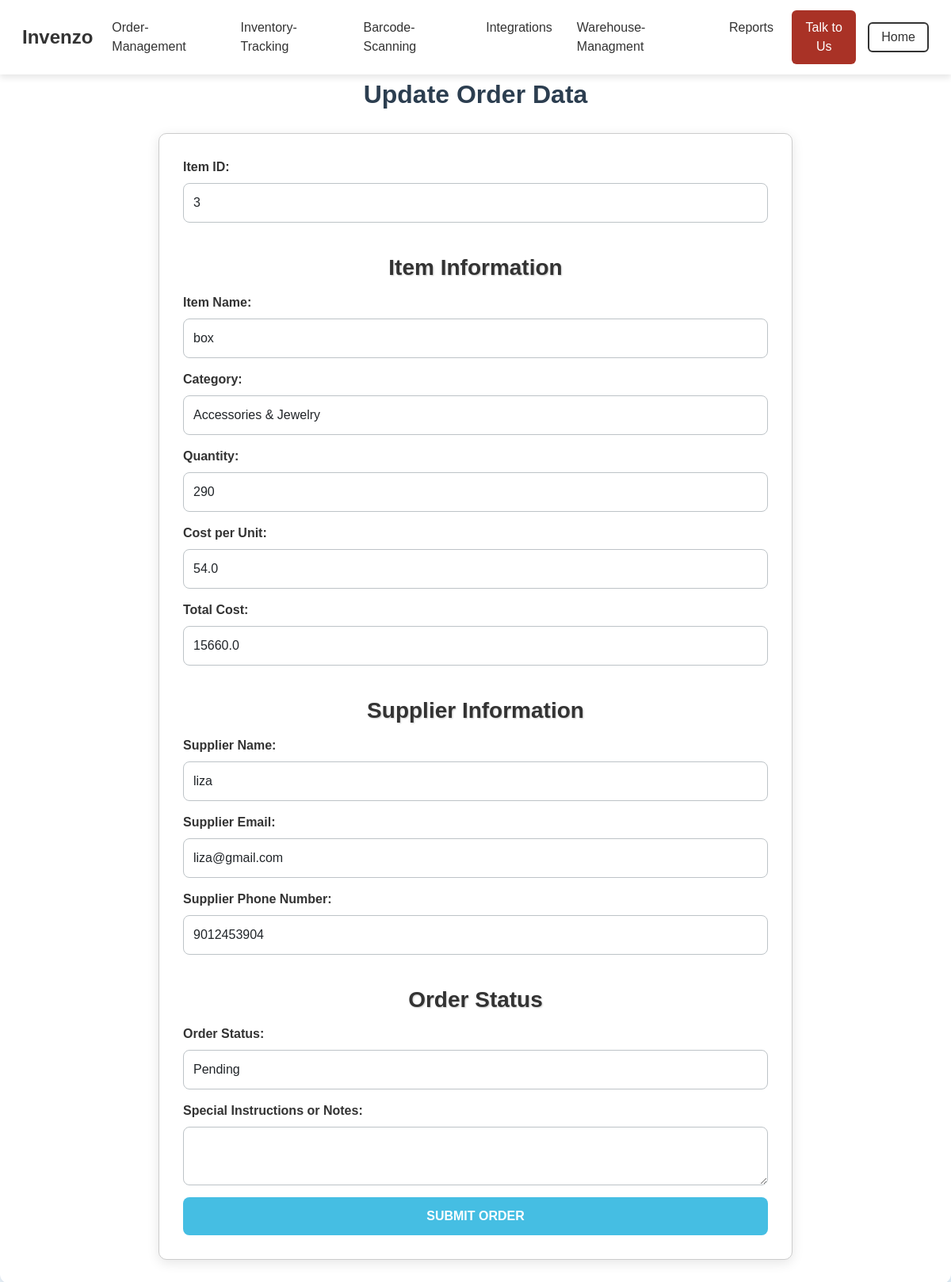
The app's page /update/3 (signed in) with its own data.
### app.py (models this page shows, shortened)
class InventoryItem(db.Model):
    id = db.Column(db.Integer, primary_key=True, autoincrement=True)
    item_id = db.Column(db.Integer, nullable=False)
    item_name = db.Column(db.String(100), nullable=False)
    item_category = db.Column(db.String(100), nullable=False)
    quantity = db.Column(db.Integer, nullable=False)
    cost_per_unit = db.Column(db.Float, nullable=False)
    total_cost = db.Column(db.Float, nullable=False)
    supplier_name = db.Column(db.String(100), nullable=False)
    supplier_email = db.Column(db.String(100), nullable=False)
    supplier_phone = db.Column(db.String(100), nullable=False)
    order_status = db.Column(db.String(50), nullable=False)
    notes = db.Column(db.Text, nullable=True)
    barcode_number = db.Column(db.String(20), nullable=False)
    user_id = db.Column(db.Integer, db.ForeignKey('user.id'), nullable=False)

### app.py (the view, shortened to what this page needs)
@app.route('/update/<int:id>', methods=["GET", "POST"])
@login_required
def update_item(id):
    item = InventoryItem.query.get_or_404(id)
    return render_template('update_order.html', item=item)

### app.py (called while the page is built)
def login_required(f):
    @wraps(f)
    def decorated_function(*args, **kwargs):
        if "user" not in session:  # If no user is logged in
            flash("Please log in to access this page.", "warning")
            return redirect(url_for('login'))  # Redirect to login page
        return f(*args, **kwargs)
    return decorated_function

### templates/update_order.html (shortened to what this page needs)
<!DOCTYPE html>
<html lang="en">
<head>
    <link href="https://cdn.jsdelivr.net/npm/bootstrap@5.3.0/dist/css/bootstrap.min.css" rel="stylesheet">
    <link rel="stylesheet" href="{{ url_for('static', filename='css/styles.css') }}">
    <link rel="stylesheet" href="{{ url_for('static', filename='css/order_management.css') }}">
</head>
</head>
<body>
<nav class="navbar navbar-expand-lg navbar-light bg-white">
    <div class="container-fluid">
        <a class="navbar-brand d-flex align-items-center" href="{{ url_for('home') }}">
            <strong class="brand-name">Invenzo</strong>
        </a>
        <div class="collapse navbar-collapse justify-content-end" id="navbarNav">
            <ul class="navbar-nav">
                <li class="nav-item"><a class="nav-link" href="{{ url_for('order_management') }}">Order-Management</a></li>
                <li class="nav-item"><a class="nav-link" href="{{ url_for('inventory') }}">Inventory-Tracking</a></li>
                <li class="nav-item"><a class="nav-link" href="{{ url_for('barcodes') }}">Barcode-Scanning</a></li>
                <li class="nav-item"><a class="nav-link" href="{{ url_for('integrations2') }}">Integrations</a></li>
                <li class="nav-item"><a class="nav-link" href="{{ url_for('warehouse_management') }}">Warehouse-Managment</a></li>
                <li class="nav-item"><a class="nav-link" href="{{ url_for('reports') }}">Reports</a></li>
                <li class="nav-item"><a class="nav-link btn btn-primary text-white" href="{{ url_for('team') }}">Talk to Us</a></li>
            </ul>
        </div>
        <div class="collapse navbar-collapse justify-content-end" id="navbarNav">
            <a href="{{ url_for('home') }}" class="btn btn-outline-dark">Home</a>
        </div>
    </div>
</nav>
            <div class="container">
                <h2> Update Order Data</h2>
                <form action="{{url_for('update_item',id=item.id)}}" method="POST">
                    <div class="col-12">
                        <label for="item-id" class="form-label">Item ID:</label>
                        <input type="number" id="item-id" name="item_id" class="form-control" value="{{item.id}}" required>
                    </div>
                    <h3>Item Information</h3>
                    <div class="col-12">
                        <label for="item-name" class="form-label">Item Name:</label>
                        <input type="text" id="item-name" name="item_name" class="form-control"  value="{{item. item_name}}" required>
                    </div>
                    <div class="col-12">
                        <label for="item-category" class="form-label">Category:</label>
                        <select id="item-category" name="item_category" class="form-control" required>
                            {% for category in categories|sort %}
                                <option value="{{ category }}" {% if item.item_category == category %}selected{% endif %}>
                                    {{ category }}
                                </option>
                            {% endfor %}
                        </select>
                    </div>
                    <div class="col-12">
                        <label for="quantity" class="form-label">Quantity:</label>
                        <input type="number" id="quantity" name="quantity" class="form-control"  value="{{item.quantity}}" oninput="calculateTotalCost()" required>
                    </div>
                    <div class="col-12">
                        <label for="cost-per-unit" class="form-label">Cost per Unit:</label>
                        <input type="number" id="cost-per-unit" name="cost_per_unit" class="form-control" step="0.01"  value="{{item.cost_per_unit}}" oninput="calculateTotalCost()" required>
                    </div>
                    <div class="col-12">
                        <label for="total-cost" class="form-label">Total Cost:</label>
                        <input type="number" id="total-cost" name="total_cost" class="form-control" step="0.01"  value="{{item.total_cost}}" required>
                    </div>
                    <h3>Supplier Information</h3>
                    <div class="col-12">
                        <label for="supplier-name" class="form-label">Supplier Name:</label>
                        <input type="text" id="supplier-name" name="supplier_name" class="form-control"  value="{{item.supplier_name}}" required>
                    </div>
                    <div class="col-12">
                        <label for="supplier-email" class="form-label">Supplier Email:</label>
                        <input type="email" id="supplier-email" name="supplier_email" class="form-control"  value="{{item.supplier_email}}" required>
                    </div>
                    <div class="col-12">
                        <label for="supplier-phone" class="form-label">Supplier Phone Number:</label>
                        <input type="text" id="supplier-phone" name="supplier_phone" class="form-control"  value="{{item. supplier_phone}}" required>
                    </div>
                    <h3>Order Status</h3>
                    <div class="col-12">
                        <label for="order-status" class="form-label">Order Status:</label>
                        <select id="order-status" name="order_status" class="form-control"  value="{{item. order_status}}" required>
                            <option value="pending">Pending</option>
                        </select>
                    </div>
                    <div class="col-12">
                        <label for="notes" class="form-label">Special Instructions or Notes:</label>
                        <textarea id="notes" name="notes" class="form-control"  value="{{item. notes}}"></textarea>
                    </div>
                    <div class="col-12">
                        <button type="submit" class="button btn-primary">Submit Order</button>
                    </div>
                </form>
            </div>
<link href="https://cdn.jsdelivr.net/npm/select2@4.0.13/dist/css/select2.min.css" rel="stylesheet" />
</body>
</html>

### static/css/styles.css (style rules this page uses)
.navbar { padding: 0.8rem 1rem; font-family: 'Poppins', sans-serif; position: fixed; top: 0; left: 0; right: 0; z-index: 9999; background-color: #ffffff; box-shadow: 0 4px 8px rgba(0, 0, 0, 0.1); }
body { padding-top: 80px; }
.navbar-brand .brand-name { font-size: 24px; font-weight: 600; color: #333; }
.navbar-nav { font-size: 16px; }
.nav-item .nav-link { color: #333; margin-right: 15px; padding: 10px 0; transition: color 0.3s ease; }
.navbar-nav .nav-item:last-child { margin-right: 0; }
.form-control { width: 200px; transition: width 0.3s ease; }
.btn-outline-dark { border: 2px solid #333; color: #333; padding: 5px 15px; transition: background-color 0.3s ease, color 0.3s ease; }
.brand-name { font-size: 24px; font-weight: bold; font-family: 'Poppins', sans-serif; color: #2C3E50; }
.btn-primary { background-color: #A93226; border: none; }

### static/css/order_management.css (style rules this page uses)
* { margin: 0; padding: 0; box-sizing: border-box; }
body { font-family: Arial, sans-serif; background-color: #fff; color: #333; margin-top: 60px; padding: 0; }
.container { margin-left: 250px; padding: 20px; background: #fff; min-width: 100vw; min-height: 100vh; }
h3 { color: #333; font-weight: bold; text-shadow: 1px 1px 2px rgba(0, 0, 0, 0.2); margin-bottom: 30px; text-align: center; margin-top: 40px; }
form { background-color: #fff; padding: 30px; border-radius: 10px; box-shadow: 0 4px 15px rgba(0, 0, 0, 0.1); margin-top: 30px; max-width: 800px; margin-left: auto; margin-right: auto; border: 1px solid #ccc; }
.form-label { font-weight: 600; color: #333; margin-bottom: 8px; display: flex; justify-content: flex-start; }
.form-control { border-radius: 5px; border: 1px solid #ccc; padding: 12px; width: 100%; margin-bottom: 15px; }
.button { background-color: #333; border: none; font-weight: bold; padding: 10px 25px; text-transform: uppercase; color: white; cursor: pointer; }

### templates/update_order.html (style rules this page uses)
body { font-family: 'Poppins', sans-serif; background: linear-gradient(135deg, #f7f9fc, #e3f2fd); color: #2c3e50; margin: 0; padding: 0; }
.container { max-width: 800px; width: 100%; margin: 30px auto; background: white; padding: 30px; border-radius: 12px; box-shadow: 0 4px 10px rgba(0, 0, 0, 0.1); }
h2, h3 { margin-top: 40px; text-align: center; margin-bottom: 15px; font-weight: bold; }
.form-control { border-radius: 8px; border: 1px solid #bdc3c7; padding: 12px; }
.button { background-color: #45bee3; border: none; font-weight: bold; padding: 12px 25px; text-transform: uppercase; color: white; border-radius: 8px; transition: 0.3s ease-in-out; width: 100%; }

### records on screen
InventoryItem: item_id "3", item_name "box", quantity "290", cost_per_unit "54.0", total_cost "15660.0", supplier_name "liza", supplier_email "liza@gmail.com", supplier_phone "9012453904", order_status "Pending"

### other values on screen
form field item_category "Accessories & Jewelry"
